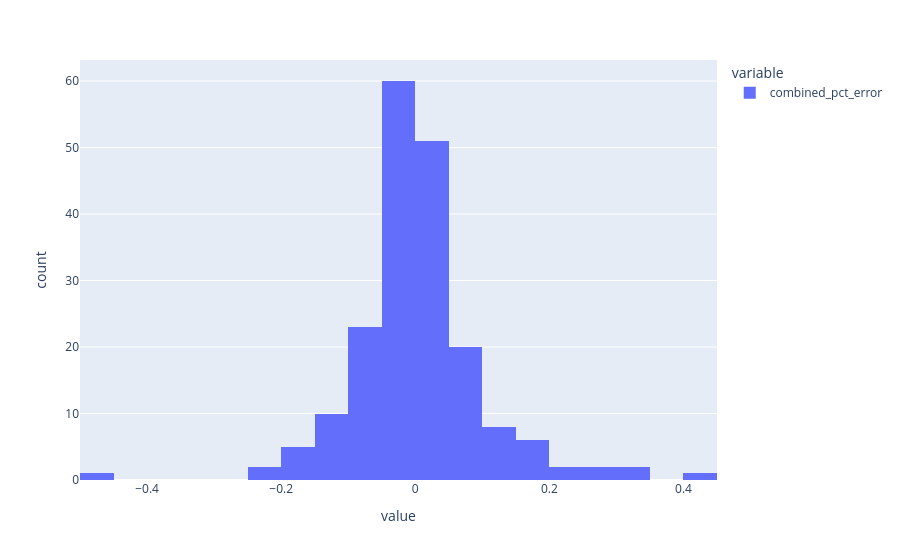

The code cell stored with this chart in its notebook:
### Code cell
import plotly.express as px
px.histogram(inst_model_df[targ])

### Figure 1 — Plotly figure (JSON) as saved in the notebook; plotly's stock layout.template omitted (floating-point values rounded to 4 significant figures; data arrays with more than 128 entries replaced by an {"elided": "..."} marker saying what was removed)
{"data": [{"bingroup": "x", "hovertemplate": "variable=combined_pct_error<br>value=%{x}<br>count=%{y}<extra></extra>", "legendgroup": "combined_pct_error", "marker": {"color": "#636efa", "pattern": {"shape": ""}}, "name": "combined_pct_error", "orientation": "v", "showlegend": true, "type": "histogram", "x": {"elided": "193 float values"}, "xaxis": "x", "yaxis": "y"}], "layout": {"barmode": "relative", "legend": {"title": {"text": "variable"}, "tracegroupgap": 0}, "margin": {"t": 60}, "xaxis": {"anchor": "y", "domain": [0, 1], "title": {"text": "value"}}, "yaxis": {"anchor": "x", "domain": [0, 1], "title": {"text": "count"}}}}
